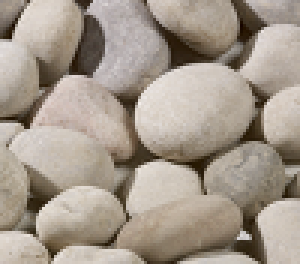
#> input picture pebbles.png, 100 x 88 px (shown 3 times larger)
$ python driver_serial_np.py   (Python 2 division)
#> lines starting #> are read from the running program, lines starting #| are printed output that depends on the picture
### quilting_serial_np.py
#!/usr/bin/python
'''
Helper functions for serial impementation of the Efros-Freeman image quilting algorithm,
using Numpy

Authors:
Aidi Zhang
Samuel Cheng

Harvard CS205, fall 2015
Course Head: Prof. Thouis (Ray) Jones
Teaching Fellow: Kevin Chen

'''

import numpy as np
import math
import random


'''
This function computes the distance of ref_patch to all patches in patches
Returns 1-D array of distances over all patches.
'''
def overlap_distances(ref_patch, patches):
	# find ref_patch area of each sample patch
	ov = patches[:, :ref_patch.shape[0], :ref_patch.shape[1], :]

	# find distances of ref_patch area of sample patches from ref_patch itself
	num_patches = patches.shape[0]
	distances = ov - np.tile(ref_patch, (num_patches, 1, 1, 1))

	# calculate L2 norm and sum over all reference patch pixels
	# TODO #1: parallelize
	distances = np.sqrt(np.sum(np.square(distances), axis=3))
	distances = np.sum(distances, axis=1)
	distances = np.sum(distances, axis=1)

	return distances


'''
This function takes in an img with size img.shape and a patch size patch_size,
returns an array of shape (patch_size, patch_size, #num of patches),
so (:,:,idx) returns the idx'th patch
'''
def make_patches(img, patch_size):
	#check that img should have channel axis, so (x,y,channel)
	assert img.ndim == 3, "image should have channel axis"

	nX = img.shape[0] - patch_size
	nY = img.shape[1] - patch_size
	num_chan = img.shape[2]
	patches = np.zeros((nX * nY, patch_size, patch_size, num_chan), img.dtype)

	#iterate through all patches from img and store in patches
	k = 0
	for i in range(nX):
		for j in range(nY):
			x,X = i, i + patch_size
			y,Y = j, j + patch_size
			patches[k, :, :, :] = img[x:X, y:Y, :]
			k += 1

	return patches


'''
Given a 1-D array of patch distances, choose matching patch index that is within threshold.
'''
def get_matching_patch(distances, threshold_factor):
	d = distances
	# do not select current patch
	d[d < np.finfo(d.dtype).eps] = 99999
	m = np.min(d)
	# choose random index such that the distance is within threshold factor of minimum distance
	# TODO: make default threshold_factor
	threshold = threshold_factor * m
	indices = np.where(d < threshold)[0]
	idx = indices[np.random.randint(0, len(indices))]
	return idx


'''
This function inserts a patch into img at position (i,j).
'''
def insert(target, patch, i, j):
	patch_size = patch.shape[0]
	patchV = min(i + patch_size, target.shape[0]) - i
	patchH = min(j + patch_size, target.shape[1]) - j
	target[i:min(i + patch_size, target.shape[0]), \
		   j:min(j + patch_size, target.shape[1]), :] = patch[:patchV, :patchH, :]


'''
This function takes in 2 overlapping image regions, computes pixel-wise L2 norm and returns cost map.
'''
def make_cost_map(img1, img2):
	return np.sqrt(np.sum(np.square(img1 - img2), axis=2))


'''
DP
'''
def calc_min_costs(cost_map):
	cumu_costs = np.ones(cost_map.shape)
	x = cost_map.shape[1]
	y = cost_map.shape[0]

	cumu_costs[:] = cost_map[:]
	for i in range(y - 1):
		for j in range(x):
			if j == 0:
				c = cumu_costs[i, 0:2]
			elif j == x - 1:
				c = cumu_costs[i, x - 2:x]
			else:
				c = cumu_costs[i, j - 1:j + 2]

			cumu_costs[i + 1, j] += np.min(c)

	return cumu_costs

'''
backtrace on DP matrix to find path
'''
def path_backtrace(cumu_costs):
	x = cumu_costs.shape[1]
	y = cumu_costs.shape[0]

	path_costs = np.zeros(cumu_costs.shape)

	min_idx = 0
	max_idx = x - 1
	for row in range(y - 1, -1, -1):
		i = np.argmin(cumu_costs[row, min_idx:max_idx + 1])
		path_costs[row, i] = 1
		min_idx = np.max([0, i - 1])
		max_idx = np.min([x - 1, i + 1])

	return path_costs


def cheap_vert_path(cost_map):
	costs = calc_min_costs(cost_map)
	path = path_backtrace(costs)
	return path


'''
Generate binary mask
'''
def cheap_vert_cut(cost_map):
	path = cheap_vert_path(cost_map)

	for row in range(path.shape[0]):
		path[row, 0:np.argmax(path[row, :])] = 1
	return path


def cheap_horiz_cut(cost_map):
	path = cheap_vert_cut(cost_map.T).T
	return path

### driver_serial_np.py
#!/usr/bin/python
'''
Driver for serial impementation of the Efros-Freeman image quilting algorithm,
using Numpy

Authors:
Aidi Zhang
Samuel Cheng

Harvard CS205, fall 2015
Course Head: Prof. Thouis (Ray) Jones
Teaching Fellow: Kevin Chen

'''

import numpy as np
import math
import sys
import os
import random

from PIL import Image

from quilting_serial_np import *

if __name__ == "__main__":
	# read in original image using Python Image Library (PIL)
	image_name = "pebbles"
	orig_img = Image.open(image_name + ".png")
#> orig_img is the input picture: PIL image 100x88 RGB; mean R, G, B 164.1, 152.8, 140.3
	(width, height) = orig_img.size
#> width = 100; height = 88

	# extract list of pixels in RGB/grayscale format
	pixels = list(orig_img.getdata())
#> pixels = 8800 items, first 6: (150, 140, 135), (154, 143, 133), (160, 148, 137), (156, 146, 134), (167, 156, 143), (166, 154, 139)
	sample_2d = np.array(pixels, np.int32)
	sample_2d = sample_2d.reshape((height, -1, 3))

	# ensure that img is an RGB image
	assert sample_2d.ndim == 3 and sample_2d.shape[2] == 3, "input sample must be RGB"

	# choose patch from input sample by slicing
	patch_size = 30

	# define texture_size, tile_size and initialize blank canvas
	texture_size = (width * 2, height * 2)
#> texture_size = (200, 176)
	texture_width = texture_size[0]
#> texture_width = 200
	texture_height = texture_size[1]
#> texture_height = 176
	overlap = patch_size / 6
	tile_size = patch_size - overlap
	texture = np.zeros((texture_height, texture_width, 3), dtype=np.float32)

	# generate all sample patches
	patches = make_patches(sample_2d, patch_size)
#> after the loop in make_patches, `for i in range(nX):`: k = 4060
	num_patches = patches.shape[0]
#> num_patches = 4060

	# randomly select initial patch
	initial_patch = np.zeros((patch_size, patch_size, 3), dtype=np.float32)
	rand_patch = random.randint(0, num_patches - 1)
#> rand_patch = 3458
	initial_patch[:,:,:] = patches[rand_patch,:,:,:]
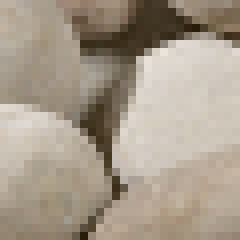
#> initial_patch: shape (30, 30, 3) float32 (shown 8 times larger); mean of channels 0, 1, 2 167.1, 155.1, 139.4; drawn as R, G, B

	N = int(math.ceil(texture_width / float(tile_size)))
#> N = 8
	M = int(math.ceil(texture_height / float(tile_size)))
#> M = 8
	k = -1

	for i in range(M):
		for j in range(N):
			k += 1

			# insert default initial top-left patch
			if k == 0:
				insert(texture, initial_patch, i, j)
				continue

			block_left = j > 0
			block_up = i > 0

			# find reference patchs and calculate overlap distances over all sample patches
			if block_left:
				ref_patch_left = texture[i*tile_size:min(i*tile_size + patch_size, texture_height),
								j*tile_size:min(j*tile_size + overlap, texture_width), :]
				dist_left = overlap_distances(ref_patch_left, patches)
				d = dist_left

			if block_up:
				ref_patch_up = texture[i*tile_size:min(i*tile_size + overlap, texture_height),
								j*tile_size:min(j*tile_size + patch_size, texture_width), :]
				dist_up = overlap_distances(ref_patch_up, patches)
				d = dist_up

			if block_left and block_up:
				ref_patch_both = texture[i*tile_size:min(i*tile_size + overlap, texture_height),
								j*tile_size:min(j*tile_size + overlap, texture_width), :]
				dist_both = overlap_distances(ref_patch_both, patches)
				d = dist_left + dist_up - dist_both

			# finds appropriate random patch
			chosen_idx = get_matching_patch(d, 1.1)
			chosen_patch = patches[chosen_idx, :, :, :]

			if block_left:
				cost_map = make_cost_map(ref_patch_left, chosen_patch[:ref_patch_left.shape[0], :overlap, :])
				path_mask_left = cheap_vert_cut(cost_map)
				overlap_left = np.where(np.dstack([path_mask_left] * 3), ref_patch_left,
									   			chosen_patch[:ref_patch_left.shape[0], :overlap, :])
				# overwrite with min cut
				chosen_patch[:ref_patch_left.shape[0], :overlap, :] = overlap_left

			if block_up:
				cost_map = make_cost_map(ref_patch_up, chosen_patch[:overlap, :ref_patch_up.shape[1], :])
				path_mask_up = cheap_horiz_cut(cost_map)
				overlap_up = np.where(np.dstack([path_mask_up] * 3), ref_patch_up,
										chosen_patch[:overlap, :ref_patch_up.shape[1], :])
				# overwrite with min cut
				chosen_patch[:overlap, :ref_patch_up.shape[1], :] = overlap_up

			if block_left and block_up:
				path_mask_both = np.zeros((ref_patch_up.shape[0], ref_patch_left.shape[1]))
				for p in range(ref_patch_up.shape[0]):
					for q in range(ref_patch_left.shape[1]):
						path_mask_both[p][q] = 1 - ((1 - path_mask_up[p, q]) * (1 - path_mask_left[p, q]))

				path_mask_left[:path_mask_both.shape[0], :] = path_mask_both
				path_mask_up[:,:path_mask_both.shape[1]] = path_mask_both

				overlap_both_left = np.where(np.dstack([path_mask_left] * 3), ref_patch_left,
												chosen_patch[:ref_patch_left.shape[0], :overlap, :])
				overlap_both_up = np.where(np.dstack([path_mask_up] * 3), ref_patch_up,
												chosen_patch[:overlap, :ref_patch_up.shape[1], :])

				# overwrite with min cut
				chosen_patch[:ref_patch_left.shape[0],:overlap,:] = overlap_both_left
				chosen_patch[:overlap,:ref_patch_up.shape[1],:] = overlap_both_up

			insert(texture, chosen_patch, i * tile_size, j * tile_size)
			print "Finished patch %i" % k
#> this loop made 8 passes
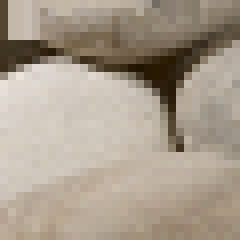
#> chosen_patch: shape (30, 30, 3) int32 (shown 8 times larger); mean of channels 0, 1, 2 168.8, 156.6, 141.3; drawn as R, G, B
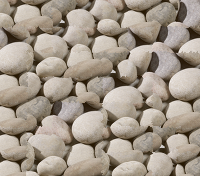
#> texture: shape (176, 200, 3) float32; mean of channels 0, 1, 2 162.5, 151.1, 137.7; drawn as R, G, B

	# convert texture into flattened array pixels_out for exporting as PNG
	pixels_out = np.reshape(texture, (texture_width * texture_height, 3), order='C')
	pixels_out = map(lambda x: (x[0], x[1], x[2]), pixels_out)
	img_out = Image.new(orig_img.mode, texture_size)
#> img_out: PIL image 200x176 RGB; every value is 0
#> (the run stopped early here; a loop or call above may not have finished)
